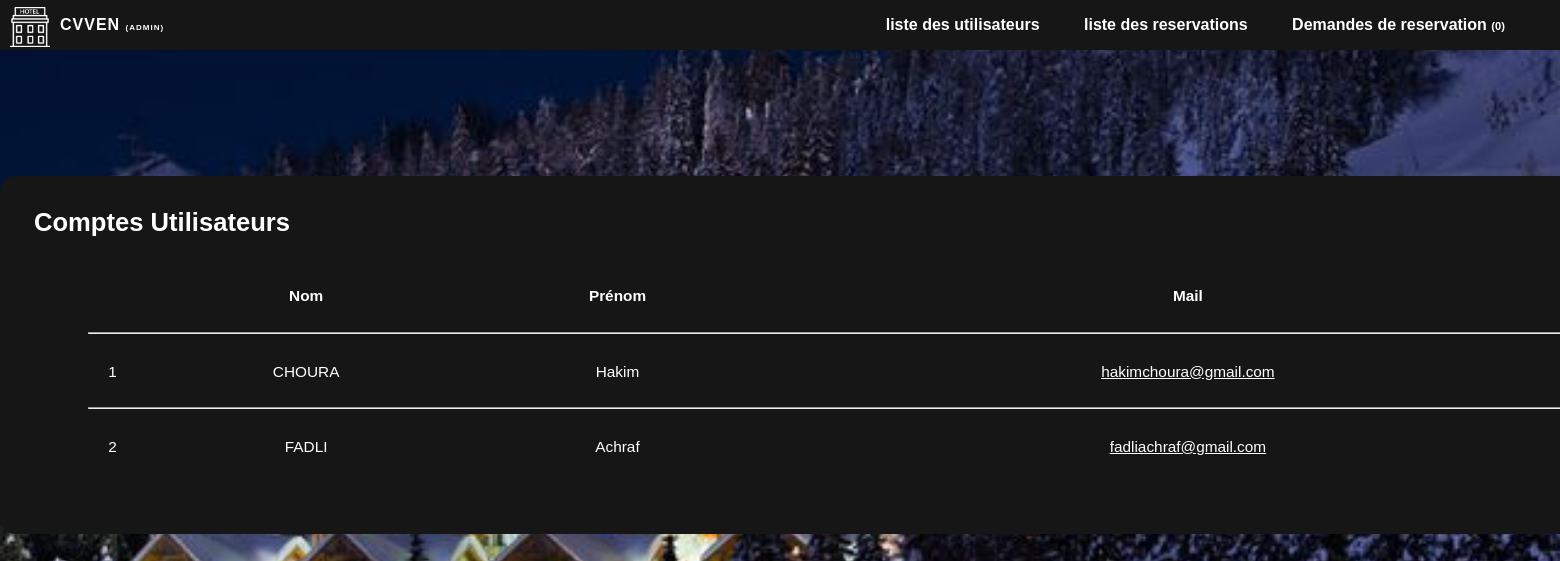
Screenshot of /Voyage/admin/listeuser.php (signed in) with the database file from the repository.
### tables this page shows
CREATE TABLE IF NOT EXISTS `client` (
  `id_Client` int(11) NOT NULL AUTO_INCREMENT,
  `NomClient` varchar(50) NOT NULL,
  `PrenomClient` varchar(50) NOT NULL,
  `Login` varchar(50) NOT NULL,
  `Motdepasse` varchar(50) NOT NULL,
  `Mail` varchar(50) NOT NULL,
  `admin` tinyint(1) NOT NULL,
  PRIMARY KEY (`id_Client`)
);

### Voyage/admin/listeuser.php (the view, shortened to what this page needs)
<?php
require('Connexion.php');
$notif = "SELECT * FROM `RESERVATION` WHERE `Situation` = 1 ";
$resultnotif = mysqli_query($conn,$notif) or die(mysql_error());
$query2 = "SELECT `NomClient`, `PrenomClient`, `Mail` FROM `CLIENT`";
$result2 = mysqli_query($conn,$query2) or die(mysql_error());
?>
<!DOCTYPE html>
<html>
    <head>
        <link rel="stylesheet" type="text/css" href="Styles/style.css">
    </head>
    <body>
        <header class="header">
            <div class="container">
                <a href="index.html" class="logo"><img src="Images/logo.png" width=40px alt="logo du site" style="margin-top: 7px;"/></a>
                <p class="logo" style="margin-left: 50px; margin-top: 0;">CVVEN <span style="font-size: 50%;">(Admin)</span></p>
                <nav class="menu">
                    <a href="listeuser.php"> liste des utilisateurs </a>
                    <a href="listereserv.php"> liste des reservations </a>
                    <a href="reserv.php"> Demandes de reservation <span style="font-size: 70%;">(<?php echo mysqli_num_rows($resultnotif) ?>)</span> </a>
                </nav>
            </div>
        </header>
        <br>
        <br>
        <br>
        <br>
        <br>
        <br>
        <br>
        <center>
            <div id="div_1" style="width: 1700px;  font-size: 80%;">
                <br>
                <h1 style="color: #ffffff; text-align: left; margin-left: 2%;">Comptes Utilisateurs</h1>
                <br>
                <table style="width: 90% ;font-size: 120%;">
                    <tr style="height: 50px;">
                        <th></th>
                        <th>Nom</th>
                        <th>Prénom</th>
                        <th>Mail</th>
                    </tr>
                    <?php
                    $cpt = 1;
                    while($rows2 = $result2->fetch_assoc())
                    {
                    echo '
                    <tr>
                        <td colspan="10">
                            <hr style="color: #ffffff;">
                        </td>
                    <tr>
                    <tr style="height: 50px; text-align: center;">
                        <td>'. $cpt .'</td>
                        <td>'.$rows2["NomClient"].'</td>
                        <td>'.$rows2["PrenomClient"].'</td>
                        <td><a style="color: white; text-decoration: underline;" href="mailto:'.$rows2["Mail"].'">'.$rows2["Mail"].'</a></td>
                    </tr>';
                    $cpt = $cpt + 1;
                    }
                    ?>
                </table>
            </div>
        <center>
        <div style="height : 100px;">
        </div>
</body>
</html>

### Voyage/admin/Styles/style.css (style rules this page uses)
body, html { padding: 0; margin: 0; scrollbar-color: rgb(22, 22, 22) #5e5e5e; }
body { font-family: "Gill Sans", sans-serif; background-image: url('../Images/fond.jpg'); background-repeat: no-repeat; background-attachment: fixed; background-size: cover; color: #ffffff; margin: 0; }
a, a:hover { text-decoration: none; }
.header { background-color: rgb(22, 22, 22); height: 50px; line-height: 50px; padding-left: 10px; }
.logo { position: absolute; color: #ffffff; text-transform: uppercase; font-weight: bold; letter-spacing: 1px; float: left; }
.menu { float: right; font-weight: bold; padding-right: 15px; }
.menu a { color: #ffffff; margin-right: 40px; }
#div_1 { background-color: rgb(22, 22, 22); width: 40%; border-radius: 15px; padding-bottom: 60px; }

### rows the page displays
client: NomClient "CHOURA", PrenomClient "Hakim", Mail "hakimchoura@gmail.com"
client: NomClient "FADLI", PrenomClient "Achraf", Mail "fadliachraf@gmail.com"

### other values shown
mysqli_num_rows($resultnotif) "0"
